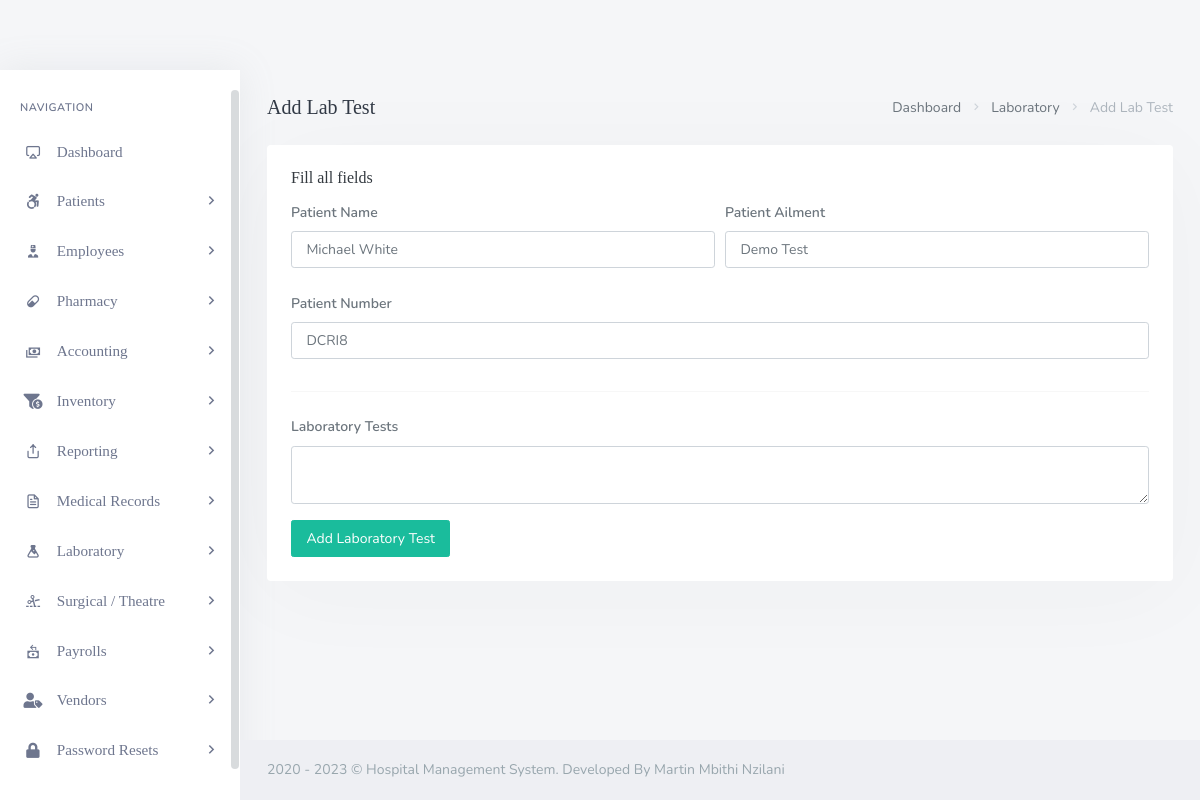
The app's page /backend/admin/his_admin_add_single_lab_test.php?pat_number=DCRI8 with its own data.
### tables this page shows
CREATE TABLE `his_patients` (
  `pat_id` int NOT NULL,
  `pat_fname` varchar(200) DEFAULT NULL,
  `pat_lname` varchar(200) DEFAULT NULL,
  `pat_dob` varchar(200) DEFAULT NULL,
  `pat_age` varchar(200) DEFAULT NULL,
  `pat_number` varchar(200) DEFAULT NULL,
  `pat_addr` varchar(200) DEFAULT NULL,
  `pat_phone` varchar(200) DEFAULT NULL,
  `pat_type` varchar(200) DEFAULT NULL,
  `pat_date_joined` timestamp(6) NOT NULL DEFAULT CURRENT_TIMESTAMP(6) ON UPDATE CURRENT_TIMESTAMP(6),
  `pat_ailment` varchar(200) DEFAULT NULL,
  `pat_discharge_status` varchar(200) DEFAULT NULL
);

### backend/admin/his_admin_add_single_lab_test.php (the view, shortened to what this page needs)
--><?php
	include('assets/inc/config.php');
?>
<!DOCTYPE html>
<html lang="en">
<?php include('assets/inc/head.php');?>
<body>
    <div id="wrapper">
        <?php include("assets/inc/sidebar.php");?>
        <?php
                $pat_number = $_GET['pat_number'];
                $ret="SELECT  * FROM his_patients WHERE pat_number=?";
                $stmt= $mysqli->prepare($ret) ;
                $stmt->bind_param('s',$pat_number);
                $stmt->execute() ;
                $res=$stmt->get_result();
                while($row=$res->fetch_object())
                {
            ?>
        <div class="content-page">
            <div class="content">
                <div class="container-fluid">
                    <div class="row">
                        <div class="col-12">
                            <div class="page-title-box">
                                <div class="page-title-right">
                                    <ol class="breadcrumb m-0">
                                        <li class="breadcrumb-item"><a href="his_admin_dashboard.php">Dashboard</a></li>
                                        <li class="breadcrumb-item"><a href="javascript: void(0);">Laboratory</a></li>
                                        <li class="breadcrumb-item active">Add Lab Test</li>
                                    </ol>
                                </div>
                                <h4 class="page-title">Add Lab Test</h4>
                            </div>
                        </div>
                    </div>
                    <div class="row">
                        <div class="col-12">
                            <div class="card">
                                <div class="card-body">
                                    <h4 class="header-title">Fill all fields</h4>
                                    <form method="post">
                                        <div class="form-row">
                                            <div class="form-group col-md-6">
                                                <label for="inputEmail4" class="col-form-label">Patient Name</label>
                                                <input type="text" required="required" readonly name="lab_pat_name" value="<?php echo $row->pat_fname;?> <?php echo $row->pat_lname;?>" class="form-control" id="inputEmail4" placeholder="Patient's First Name">
                                            </div>
                                            <div class="form-group col-md-6">
                                                <label for="inputPassword4" class="col-form-label">Patient Ailment</label>
                                                <input required="required" type="text" readonly name="lab_pat_ailment" value="<?php echo $row->pat_ailment;?>" class="form-control" id="inputPassword4" placeholder="Patient`s Last Name">
                                            </div>
                                        </div>
                                        <div class="form-row">
                                            <div class="form-group col-md-12">
                                                <label for="inputEmail4" class="col-form-label">Patient Number</label>
                                                <input type="text" required="required" readonly name="lab_pat_number" value="<?php echo $row->pat_number;?>" class="form-control" id="inputEmail4" placeholder="DD/MM/YYYY">
                                            </div>
                                        </div>
                                        <hr>
                                        <div class="form-group">
                                            <label for="inputAddress" class="col-form-label">Laboratory Tests</label>
                                            <textarea required="required" type="text" class="form-control" name="lab_pat_tests" id="editor"></textarea>
                                        </div>
                                        <button type="submit" name="add_patient_lab_test" class="ladda-button btn btn-success" data-style="expand-right">Add Laboratory Test</button>
                                    </form>
                                </div>
                            </div>
                        </div>
                    </div>
                </div>
            </div>
            <?php include('assets/inc/footer.php');?>
        </div>
        <?php }?>
    </div>
</body>
</html>

### backend/admin/assets/inc/footer.php
<footer class="footer">
    <div class="container-fluid">
        <div class="row">
            <div class="col-md-12">
                2020 - <?php echo date('Y'); ?> &copy; Hospital Management System. Developed By Martin Mbithi Nzilani</a>
            </div>
        </div>
    </div>
</footer>

### records on screen
his_patients: lab_pat_name "Michael White", lab_pat_ailment "Demo Test", lab_pat_number "DCRI8"
